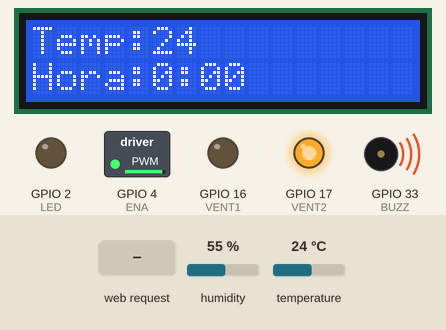
Simulated run of this sketch. Board: ESP32. On the bench: 16×2 character LCD, switched loads named in the sketch (green lamp = pin HIGH), output pins drawn as LEDs (lit = HIGH), buzzer (waves = sounding, pin HIGH). Dashed ring = blinking. Inputs (shaded band) come from the test bench; at power-on: temperature 24 °C, humidity 55 %. WiFi joins after 1.5 s; servers stay silent unless stated; what the sketch prints to the serial monitor is not drawn.

Above: at 2.63 s.
2.8 s: temperature set to 0 °C
At 4.06 s:
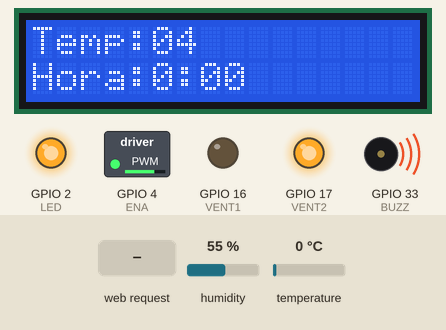
4.6 s: HTTP request GET /apagarAlarma received
At 4.92 s:
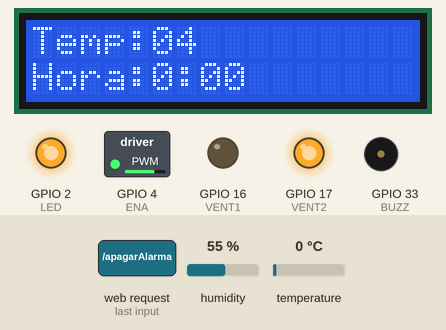
6.5 s: temperature set to 12 °C
At 8.41 s:
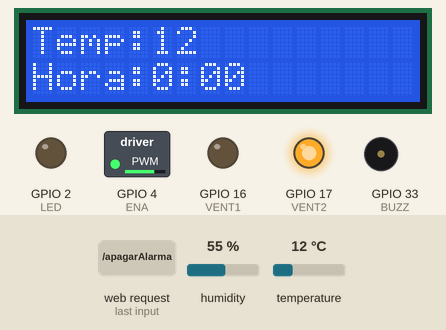
10.0 s: temperature set to 19 °C
At 10.49 s:
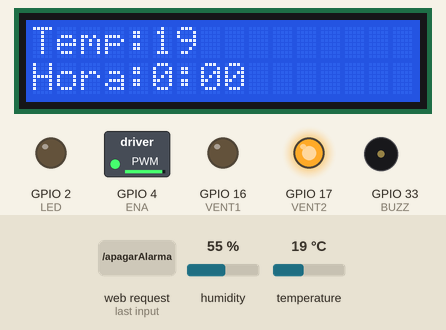
Timing chart, 0 to 12.8 s (numbered marks = the images above; inputs shaded):
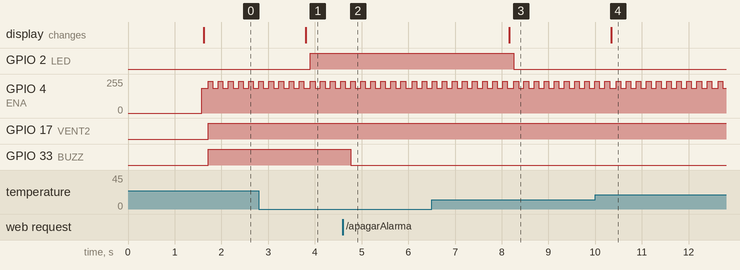

Measured:
- after the input at 2.8 s, GPIO 2 (LED): LOW → HIGH after 1.1 s; the display: changes after 1.0 s (image 1)
- after the input at 4.6 s, GPIO 33 (BUZZ): HIGH → LOW after 0.16 s
- after the input at 6.5 s, GPIO 2 (LED): HIGH → LOW after 1.8 s; the display: changes after 1.7 s (image 3)
- after the input at 10.0 s, the display: changes after 0.35 s (image 4)
- by itself, GPIO 4 (ENA): alternates 237/255 for 0.10 s and 185/255 for 0.12 s

The sketch:

PROYECTO_FINALIZADO.ino
```cpp
#include <WiFi.h>
#include <Wire.h>
#include <LCD.h>
#include <AsyncTCP.h>
#include <AsyncWebSocket.h>
#include <DHT.h>
#include <DHT_U.h>
#include "Paginawebcode.h"
#include <LiquidCrystal_I2C.h>
#include <ArduinoJson.h>

int SENSOR = 27; //dht11
int LED = 2;
int VENT1 = 16; //motor
int VENT2 = 17;
int ENA = 4;
int BUZZ= 33;

const int canalPWM = 0;
const int resolucion = 10;     //rango 600-1023
const int frecuencia = 3000;   // subir frecuencia entre 1-5
int velocidad = 2;
int duty = 0;


int TEMPERATURA;
int HUMEDAD;
int alarma = 0;

float SETPOINT = 0.0;
float TEMP = 0.0;
// Variable para controlar el estado de la alarma
bool ALARMA_ACTIVADA = false;
bool ALARMA_DISPARADA = false;   // ya ocurrió

unsigned long ultimoTiempo;
int horas = 0;
int minutos = 0;
int segundos = 0;

DHT dht(SENSOR, DHT11);

LiquidCrystal_I2C lcd (0x27, 2, 1, 0, 4, 5, 6, 7); // DIR, E, RW, RS, D4, D5, D6, D7

// Creación de una instancia del servidor web en el puerto 80
AsyncWebServer server(80);
AsyncWebSocket webSocket("/ws");

void setup() {
  Serial.begin(115200);
  Serial.println("\n");

  dht.begin();
   lcd.setBacklightPin(3,POSITIVE);
    lcd.setBacklight(HIGH);
    lcd.begin(16, 2); // 16 columnas por 2 lineas
    lcd.clear();// limpia pantalla


//WiFi//
  WiFi.begin("Natalia", "69366936");
  while (WiFi.status() != WL_CONNECTED) {
    delay(500);
    Serial.print(".");
  }
  Serial.println("");
  Serial.println("********************************************");
  Serial.print("Conectado a la red WiFi: ");
  Serial.println(WiFi.SSID());
  Serial.print("IP: ");
  Serial.println(WiFi.localIP());
  Serial.println("*********************************************");

  // Configuración de la respuesta a la ruta "/" del servidor web
  server.on("/", HTTP_GET, [](AsyncWebServerRequest *request){
    // Se envía el contenido HTML almacenado en Paginawebcode
    request->send(200, "text/html", Paginawebcode);
  });
  ////

server.on("/apagarAlarma", HTTP_GET, [](AsyncWebServerRequest *request){
    ALARMA_ACTIVADA = false;   // apaga LED/buzzer
    ALARMA_DISPARADA = false;   // evita que vuelva a sonar en este minuto

    request->send(200, "text/plain", "Alarma apagada");
    StaticJsonDocument<50> doc;
    doc["alarma"] = false;
    String msg;
    serializeJson(doc, msg);
    webSocket.textAll(msg);
});

  server.begin();
  webSocket.onEvent(onWebSocketEvent); // Asignación de la función de manejo de eventos al WebSocket

  server.addHandler(&webSocket); // Agregar el WebSocket al servidor


  pinMode(LED, OUTPUT);
  digitalWrite(LED, LOW);

  pinMode(VENT1, OUTPUT);
  pinMode(VENT2, OUTPUT);
  pinMode(ENA, OUTPUT);
  digitalWrite(VENT1, LOW);
  digitalWrite(VENT2, LOW);

  ledcAttachPin(ENA, canalPWM);
  ledcSetup(canalPWM, frecuencia, resolucion);

  pinMode(BUZZ, OUTPUT);

  ultimoTiempo = millis();
}

void loop() {

  int duty = map(velocidad, 1, 5, 650, 1023);
  ledcWrite(canalPWM, duty);

  unsigned long ahora = millis();

  if (ahora - ultimoTiempo >= 1000) { // 1 segundo
    ultimoTiempo += 1000;
    segundos++;

    if (segundos >= 60) {
        segundos = 0;
        minutos++;

        if (minutos >= 60) {
            minutos = 0;
            horas++;

            if (horas >= 24) {
                horas = 0;
            }
        }
    }
  }

  Serial.print("Hora: ");
  Serial.print(horas);
  Serial.print(":");
  Serial.print(minutos);
  Serial.print(":");
  Serial.println(segundos);


  TEMPERATURA = dht.readTemperature();
  HUMEDAD = dht.readHumidity();
  lcd.setCursor(0, 0);
  lcd.print("Temp:");
  lcd.print(TEMPERATURA);

  lcd.setCursor(0, 1);
  lcd.print("Hora:");
  lcd.print(horas);
  lcd.print(":");
  if(minutos < 10) lcd.print("0");
  lcd.print(minutos);

  delay(100);

//printea en la pagina//
  StaticJsonDocument<100> jsonDoc;
  jsonDoc["temperatura"] = TEMPERATURA;
  jsonDoc["humedad"] = HUMEDAD;
  String jsonStr;
  serializeJson(jsonDoc, jsonStr);
  webSocket.textAll(jsonStr);
////

  //VENTILADOR//
  if (TEMPERATURA >= SETPOINT) {
        digitalWrite(VENT2, HIGH);
        digitalWrite(VENT1, LOW);
        duty = 950;
        ledcWrite(canalPWM, duty);
  } else {
        digitalWrite(VENT2, LOW);
        digitalWrite(VENT1, LOW);
        duty = 0;
        ledcWrite(canalPWM, duty);
  }
  ////

  //ESTUFA//
  if (TEMPERATURA <= TEMP) {
      digitalWrite(2, HIGH);
  } else {
      digitalWrite(2, LOW);
  }
  ////

  //ALARMA//
  if (horas == alarma && segundos == 0 && minutos == 0 && !ALARMA_DISPARADA) {
      ALARMA_ACTIVADA = true;   // encender alarma
      ALARMA_DISPARADA = true;  // marcar que ya sonó este minuto
  }
  if (segundos != 0 || minutos > 0) {
      ALARMA_DISPARADA = false;
  }

  if (ALARMA_ACTIVADA) {
      digitalWrite(BUZZ, HIGH);
  } else {
      digitalWrite(BUZZ, LOW);
  }

  delay(100);
}

void onWebSocketEvent(AsyncWebSocket *server, AsyncWebSocketClient *client, AwsEventType type, void *arg, uint8_t *data, size_t len) {
    if (type == WS_EVT_DATA) {
        AwsFrameInfo *info = (AwsFrameInfo *)arg;
        if (info->final && info->index == 0 && info->len == len && info->opcode == WS_TEXT) {
            // Recibir mensaje WebSocket como texto
            data[len] = '\0'; // Asegurarse de que la cadena esté terminada
            String message = (char *)data;

            // Analizar el mensaje JSON para obtener el setpoint o el estado de la alarma
            DynamicJsonDocument jsonDoc(100);
            DeserializationError error = deserializeJson(jsonDoc, message);

            if (!error) {
                if (jsonDoc.containsKey("setpoint")) {
                    SETPOINT = jsonDoc["setpoint"];
                    Serial.print("Setpoint actualizado a: ");
                    Serial.println(SETPOINT);
                }
                if (jsonDoc.containsKey("tem")) {
                    TEMP = jsonDoc["tem"];
                    Serial.print("Setpoint 2 actualizado a: ");
                    Serial.println(TEMP);
                }
              if (jsonDoc.containsKey("hora")) {
                  horas = jsonDoc["hora"];
              }
              if (jsonDoc.containsKey("minutos")) {
                  minutos = jsonDoc["minutos"];
                  segundos = 0;   // Reiniciar segundos
              }
              ultimoTiempo = millis();  // Evitar saltos

                if (jsonDoc.containsKey("alarm")) {
                    alarma = jsonDoc["alarm"];
                    Serial.print("Alarma configurada a: ");
                    Serial.println(alarma);
                }
                if (jsonDoc.containsKey("alarma")) {
                    ALARMA_ACTIVADA = jsonDoc["alarma"];
                    Serial.print("Alarma activada: ");
                    Serial.println(ALARMA_ACTIVADA ? "Sí" : "No");
                }
            }
        }
    }
}
```

Paginawebcode.h
```cpp
const char Paginawebcode[] = R"=====(
<!DOCTYPE html>
<html lang="en">
<head>
    <meta charset="UTF-8">
    <meta name="viewport" content="width=device-width, initial-scale=1.0">
    <title>WebSocket Temperature</title>
    <style>
    body {
        background-color: #444; /* Fondo gris oscuro */
        font-family: Arial, sans-serif; /* Fuente */
        text-align: center; /* Centrar texto en el cuerpo */
        margin: 0;
        padding: 0;
    }

    h1, h2 {
        color: #eee; /* Color del texto */
    }

    #TEMPERATURA, #HUMEDAD {
        font-size: 24px; /* Tamaño de fuente para los valores de temperatura y humedad */
        font-weight: bold; /* Texto en negrita */
    }

    input[type="number"], button {
        padding: 10px;
        font-size: 16px; /* Tamaño de fuente para el cuadro de texto y botones */
        border: none;
        border-radius: 10px; /* Redondear las esquinas */
    }

    input[type="number"] {
        background-color: #666; /* Fondo gris oscuro para el cuadro de texto */
        color: #fff; /* Color del texto del cuadro de texto */
    }

    button {
        background-color: #0078d4; /* Color de fondo del botón */
        color: #fff; /* Color del texto del botón */
        cursor: pointer;
    }

    button:hover {
        background-color: #005bb8; /* Color de fondo del botón al pasar el cursor */
    }

    /* Estilos adicionales personalizables aquí */

</style>
</head>
<body>
    <h1>Temperatura: <span id="TEMPERATURA">0</span></h1>
    <h1>Humedad: <span id="HUMEDAD">0</span></h1>

    <h2>Eliga la temperatura para prende el ventilador:</h2>
    <input type="number" id="setpoint" min="0" step="0.1" value="0">
    <button onclick="setSetpoint()">Configurar</button>

    <h2>Eliga la temperatura para apagar la estufa:</h2>
    <input type="number" id="tem" min="0" step="0.1" value="0">
    <button onclick="setSetpointS()">Configurar</button>

    <h2>Setpoint de Hora:</h2>
    <input type="number" id="hora" min="0" step="0.1" value="0">
    <input type="number" id="minutos" min="0" step="0.1" value="0">
    <button onclick="setHora()">Configurar</button>

     <h2>Eliga a que hora quiere que la alarma se prenda:</h2>
    <input type="number" id="alarm" min="0" step="0.1" value="0">
    <button onclick="setAlarma()">Configurar</button>

    <h2>Control de Alarma:</h2>
    <button onclick="encenderAlarma()">Encender Alarma</button>
    <button onclick="fetch('/apagarAlarma')">Apagar alarma</button>


<script>

var socket = new WebSocket('ws://' + location.host + '/ws');

socket.onmessage = function(event) {
    var data = JSON.parse(event.data);

    document.getElementById('TEMPERATURA').textContent = data.temperatura;
    document.getElementById('HUMEDAD').textContent = data.humedad;

    if ("alarma" in data) {
        console.log("Estado de alarma recibido:", data.alarma);
    }
};

function setSetpoint() {
    var setpoint = parseFloat(document.getElementById('setpoint').value);
    socket.send(JSON.stringify({ setpoint: setpoint }));
}

function setSetpointS() {
    var tem = parseFloat(document.getElementById('tem').value);
    socket.send(JSON.stringify({ tem: tem }));
}

function setHora() {
    var hora = parseInt(document.getElementById('hora').value);
    var minutos = parseInt(document.getElementById('minutos').value);
    socket.send(JSON.stringify({ hora: hora, minutos: minutos }));
}

function setAlarma() {
    var alarm = parseFloat(document.getElementById('alarm').value);
    socket.send(JSON.stringify({ alarm: alarm }));
}

function encenderAlarma() {
    socket.send(JSON.stringify({ alarma: true }));
}

function apagarAlarma() {
    socket.send(JSON.stringify({ alarma: false }));
}

</script>

</body>
</html>
)=====";
```
